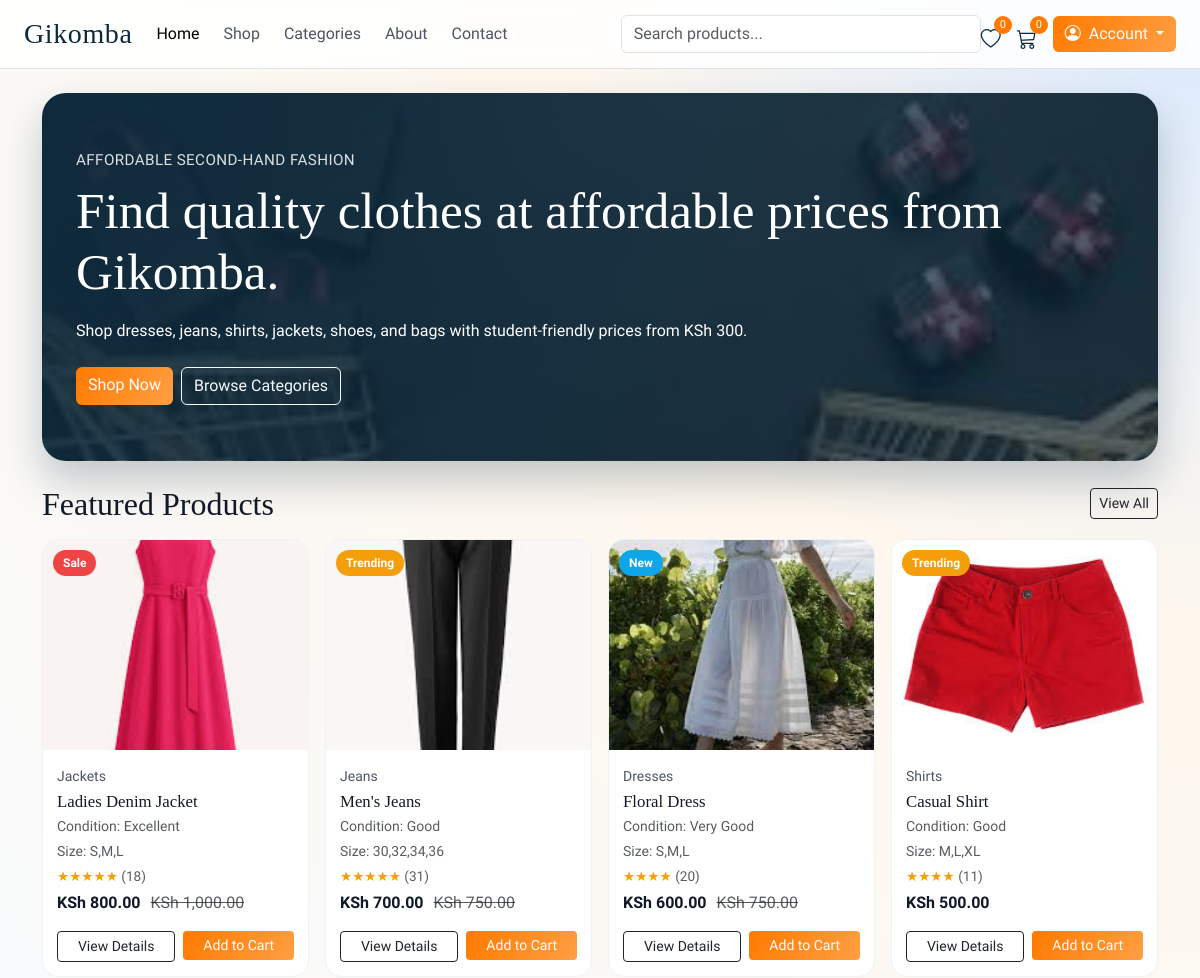
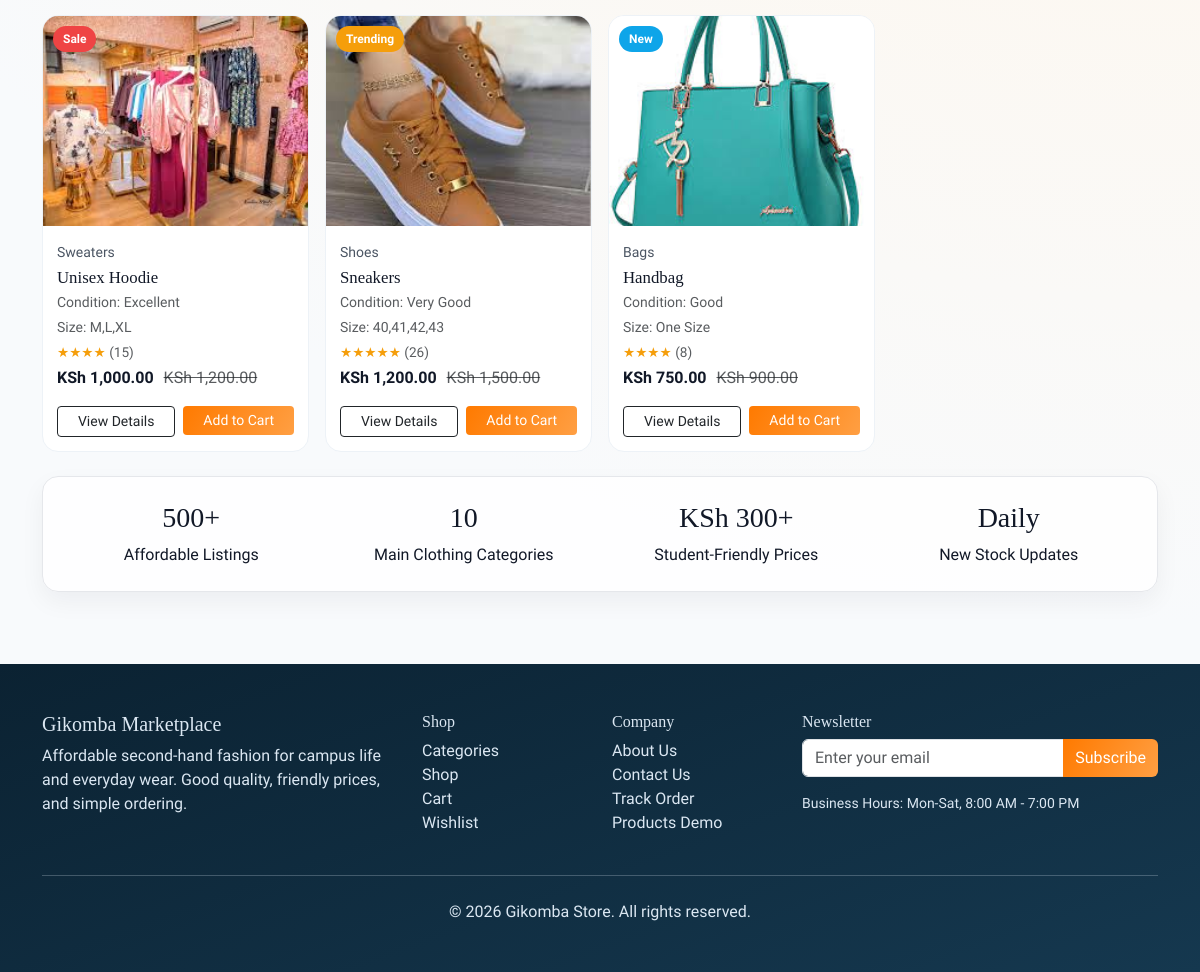
The page / on the database its author committed (2 pictures, top to bottom).
### tables this page shows
CREATE TABLE products (
    id BIGINT UNSIGNED AUTO_INCREMENT PRIMARY KEY,
    category_id BIGINT UNSIGNED NOT NULL,
    name VARCHAR(180) NOT NULL,
    slug VARCHAR(180) NOT NULL UNIQUE,
    description TEXT NULL,
    price DECIMAL(12,2) NOT NULL,
    discount_price DECIMAL(12,2) NULL,
    stock INT NOT NULL DEFAULT 0,
    item_condition VARCHAR(30) NOT NULL DEFAULT 'Good',
    sizes VARCHAR(255) NULL,
    colors VARCHAR(255) NULL,
    badge ENUM('New', 'Sale', 'Trending') DEFAULT 'Trending',
    rating DECIMAL(3,2) NOT NULL DEFAULT 4.50,
    review_count INT NOT NULL DEFAULT 0,
    image_primary VARCHAR(255) NOT NULL,
    image_secondary VARCHAR(255) NULL,
    image_tertiary VARCHAR(255) NULL,
    is_active TINYINT(1) NOT NULL DEFAULT 1,
    created_at DATETIME NOT NULL,
    updated_at DATETIME NOT NULL,
    CONSTRAINT fk_products_category FOREIGN KEY (category_id) REFERENCES categories(id) ON DELETE RESTRICT ON UPDATE CASCADE
);

CREATE TABLE categories (
    id BIGINT UNSIGNED AUTO_INCREMENT PRIMARY KEY,
    name VARCHAR(120) NOT NULL UNIQUE,
    slug VARCHAR(120) NOT NULL UNIQUE,
    description TEXT NULL,
    created_at DATETIME NOT NULL,
    updated_at DATETIME NOT NULL
);

### index.php (called while the page is built, shortened)
<?php
require_once __DIR__ . '/app/bootstrap.php';
$page = trim((string) ($_GET['page'] ?? 'home'));
function render_page(string $view, array $data = []): void
{
    extract($data, EXTR_SKIP);
    require __DIR__ . '/app/views/layouts/header.php';
    require __DIR__ . '/app/views/pages/' . $view . '.php';
    require __DIR__ . '/app/views/layouts/footer.php';
}
function fallback_products(): array
{
    return [
        ['id' => 1, 'name' => 'Ladies Denim Jacket', 'slug' => 'ladies-denim-jacket', 'price' => 1000, 'discount_price' => 800, 'image_primary' => 'dress.jpg', 'category_name' => 'Jackets', 'description' => 'Clean second-hand denim jacket from Gikomba.', 'badge' => 'Sale', 'rating' => 4.3, 'review_count' => 18, 'stock' => 8, 'sizes' => 'S,M,L', 'colors' => 'Blue,Navy', 'item_condition' => 'Excellent'],
        ['id' => 2, 'name' => "Men\'s Jeans", 'slug' => 'mens-jeans', 'price' => 750, 'discount_price' => 700, 'image_primary' => 'trouser.jpg', 'category_name' => 'Jeans', 'description' => 'Affordable straight-fit jeans in good condition.', 'badge' => 'Trending', 'rating' => 4.6, 'review_count' => 37, 'stock' => 12, 'sizes' => '30,32,34,36', 'colors' => 'Blue,Black', 'item_condition' => 'Good'],
        ['id' => 3, 'name' => 'Floral Dress', 'slug' => 'floral-dress', 'price' => 750, 'discount_price' => 600, 'image_primary' => 'skirt.jpg', 'category_name' => 'Dresses', 'description' => 'Light floral dress, perfect for casual events.', 'badge' => 'New', 'rating' => 4.4, 'review_count' => 20, 'stock' => 5, 'sizes' => 'S,M,L', 'colors' => 'Pink,White', 'item_condition' => 'Very Good'],
        ['id' => 4, 'name' => 'Casual Shirt', 'slug' => 'casual-shirt', 'price' => 500, 'discount_price' => null, 'image_primary' => 'shorts.jpg', 'category_name' => 'Shirts', 'description' => 'Soft cotton shirt with neat stitching.', 'badge' => 'Trending', 'rating' => 4.1, 'review_count' => 10, 'stock' => 9, 'sizes' => 'M,L,XL', 'colors' => 'White,Checked', 'item_condition' => 'Good'],
        ['id' => 5, 'name' => 'Unisex Hoodie', 'slug' => 'unisex-hoodie', 'price' => 1200, 'discount_price' => 1000, 'image_primary' => 'clothes.jpg', 'category_name' => 'Sweaters', 'description' => 'Warm hoodie for cool evenings and campus wear.', 'badge' => 'Sale', 'rating' => 4.5, 'review_count' => 28, 'stock' => 6, 'sizes' => 'M,L,XL', 'colors' => 'Grey,Black', 'item_condition' => 'Excellent'],
    ];
}
function cart_totals(array $items): array
{
    return compact('subtotal', 'shipping', 'vat', 'total');
}
$productModel = null;
$categoryModel = null;
$feedbackModel = null;
$dbAvailable = true;
try {
    $productModel = new ProductModel();
    $categoryModel = new CategoryModel();
    $feedbackModel = new FeedbackModel();
} catch (Throwable $throwable) {
    $dbAvailable = false;
    flash_message('warning', 'Database is not connected yet. Run database/schema.sql then update app/config/database.php.');
}
$products = fallback_products();
$totalProducts = count($products);
if ($dbAvailable && $productModel) {
    try {
        $pageNumber = max(1, (int) ($_GET['p'] ?? 1));
        $perPage = 12;
        $offset = ($pageNumber - 1) * $perPage;
        $products = $productModel->all($perPage, $offset);
        $totalProducts = $productModel->countAll();
    } catch (Throwable $throwable) {
        $products = fallback_products();
        $totalProducts = count($products);
    }
}
$cartItems = [];
$wishlistItems = [];
$cartCount = 0;
$wishlistCount = 0;
$selectedProduct = null;
$productReviews = [];
$totals = cart_totals($cartItems);
$currentOrder = null;
$userOrders = [];
$userAddresses = [];
$categories = [];
$adminProducts = [];
$adminCategories = [];
$adminOrders = [];
$adminCustomers = [];
$feedbackEntries = [];
$adminRecentOrders = [];
$adminRecentCustomers = [];
$adminPopularProducts = [];
$selectedAdminCustomer = null;
$selectedAdminCustomerOrders = [];
$selectedAdminOrder = null;
$adminSearch = trim((string) ($_GET['q'] ?? ''));
$adminSection = trim((string) ($_GET['section'] ?? 'dashboard'));
$adminStats = [
    'total_customers' => 0,
    'total_products' => 0,
    'total_orders' => 0,
    'pending_orders' => 0,
    'completed_orders' => 0,
    'total_sales' => 0,
    'customers' => 0,
    'orders' => 0,
    'revenue' => 0,
    'low_stock_items' => 0,
    'feedback_total' => 0,
];
if ($dbAvailable && $categoryModel) {
    $categories = $categoryModel->all();
}
if ($dbAvailable && $feedbackModel) {
    $feedbackEntries = $feedbackModel->all(12);
}
$viewData = [
    'products' => $products,
    'totalProducts' => $totalProducts,
    'pageNumber' => max(1, (int) ($_GET['p'] ?? 1)),
    'perPage' => 12,
    'selectedProduct' => $selectedProduct,
    'productReviews' => $productReviews,
    'cartItems' => $cartItems,
    'wishlistItems' => $wishlistItems,
    'categories' => $categories,
    'userOrders' => $userOrders,
    'userAddresses' => $userAddresses,
    'adminProducts' => $adminProducts,
    'adminCategories' => $adminCategories,
    'adminOrders' => $adminOrders,
    'adminCustomers' => $adminCustomers,
    'adminRecentOrders' => $adminRecentOrders,
    'adminRecentCustomers' => $adminRecentCustomers,
    'adminPopularProducts' => $adminPopularProducts,
    'selectedAdminCustomer' => $selectedAdminCustomer,
    'selectedAdminCustomerOrders' => $selectedAdminCustomerOrders,
    'selectedAdminOrder' => $selectedAdminOrder,
    'adminSection' => $adminSection,
    'adminSearch' => $adminSearch,
    'feedbackEntries' => $feedbackEntries,
    'adminStats' => $adminStats,
    'totals' => $totals,
    'cartCount' => $cartCount,
    'wishlistCount' => $wishlistCount,
    'currentOrder' => $currentOrder,
    'authUser' => auth_user(),
];
$routes = [
    'home' => ['view' => 'home', 'title' => 'Home', 'active' => 'home'],
    'shop' => ['view' => 'categories', 'title' => 'Shop', 'active' => 'shop'],
    'categories' => ['view' => 'categories', 'title' => 'Categories', 'active' => 'categories'],
    'product' => ['view' => 'product', 'title' => 'Product Details', 'active' => 'categories'],
    'cart' => ['view' => 'cart', 'title' => 'Shopping Cart', 'active' => 'categories'],
    'checkout' => ['view' => 'checkout', 'title' => 'Checkout', 'active' => 'categories'],
    'payment' => ['view' => 'payment', 'title' => 'Payment', 'active' => 'categories'],
    'order-success' => ['view' => 'order-success', 'title' => 'Order Confirmed', 'active' => 'categories'],
    'tracking' => ['view' => 'tracking', 'title' => 'Track Order', 'active' => 'categories'],
    'login' => ['view' => 'login', 'title' => 'Login', 'active' => 'login'],
    'admin-login' => ['view' => 'login', 'title' => 'Admin Login', 'active' => 'login'],
    'register' => ['view' => 'register', 'title' => 'Register', 'active' => 'login'],
    'dashboard' => ['view' => 'dashboard', 'title' => 'Dashboard', 'active' => 'dashboard'],
    'orders' => ['view' => 'orders', 'title' => 'My Orders', 'active' => 'dashboard'],
    'wishlist' => ['view' => 'wishlist', 'title' => 'Wishlist', 'active' => 'dashboard'],
    'addresses' => ['view' => 'addresses', 'title' => 'Addresses', 'active' => 'dashboard'],
    'profile' => ['view' => 'profile', 'title' => 'Profile', 'active' => 'dashboard'],
    'admin' => ['view' => 'admin', 'title' => 'Admin Dashboard', 'active' => 'dashboard'],
    'about' => ['view' => 'about', 'title' => 'About Us', 'active' => 'about'],
    'contact' => ['view' => 'contact', 'title' => 'Contact Us', 'active' => 'contact'],
];
$route = $routes[$page] ?? $routes['home'];
$viewData['pageTitle'] = $route['title'];
$viewData['activePage'] = $route['active'];
render_page($route['view'], $viewData);

### app/bootstrap.php (called while the page is built, shortened)
<?php
require_once __DIR__ . '/helpers.php';
spl_autoload_register(static function (string $class): void {
    $prefix = 'App\\';
    $baseDir = __DIR__ . '/';
    $relativeClass = substr($class, strlen($prefix));
    $file = $baseDir . str_replace('\\', '/', $relativeClass) . '.php';
});

### app/config/database.php (called while the page is built, shortened)
<?php
return [
    'host' => '127.0.0.1',
    'port' => 3306,
    'database' => 'gikomba_store',
    'username' => 'root',
    'password' => '',
    'charset' => 'utf8mb4',
];

### app/models/Database.php (called while the page is built, shortened)
<?php
class Database
{
    private static ?PDO $pdo = null;
    public static function getConnection(): PDO
    {
        if (self::$pdo instanceof PDO) {
            return self::$pdo;
        }
        $config = require __DIR__ . '/../config/database.php';
        $dsn = sprintf(
            'mysql:host=%s;port=%d;dbname=%s;charset=%s',
            $config['host'],
            $config['port'],
            $config['database'],
            $config['charset']
        );
        try {
            self::$pdo = new PDO($dsn, $config['username'], $config['password'], [
                PDO::ATTR_ERRMODE => PDO::ERRMODE_EXCEPTION,
                PDO::ATTR_DEFAULT_FETCH_MODE => PDO::FETCH_ASSOC,
                PDO::ATTR_EMULATE_PREPARES => false,
            ]);
        } catch (PDOException $exception) {
            throw new PDOException('Database connection failed: ' . $exception->getMessage());
        }
        return self::$pdo;
    }
}

### app/models/BaseModel.php (called while the page is built, shortened)
<?php
abstract class BaseModel
{
    public function __construct()
    {
        $this->db = Database::getConnection();
    }
}

### app/models/ProductModel.php (called while the page is built, shortened)
<?php
class ProductModel extends BaseModel
{
    public function all(int $limit = 24, int $offset = 0): array
    {
        $stmt = $this->db->prepare('SELECT p.*, c.name AS category_name FROM products p INNER JOIN categories c ON c.id = p.category_id ORDER BY p.created_at DESC LIMIT :limit OFFSET :offset');
        $stmt->bindValue(':limit', $limit, \PDO::PARAM_INT);
        $stmt->bindValue(':offset', $offset, \PDO::PARAM_INT);
        $stmt->execute();
        return $stmt->fetchAll();
    }
}

### app/helpers.php (called while the page is built, shortened)
<?php
function config(string $key, mixed $default = null): mixed
{
    static $config = null;
    if ($config === null) {
        $config = require __DIR__ . '/config/config.php';
    }
    return $config[$key] ?? $default;
}
function e(string $value): string
{
    return htmlspecialchars($value, ENT_QUOTES, 'UTF-8');
}
function format_money(float $amount): string
{
    return config('currency', 'KES') . ' ' . number_format($amount, 2);
}

### app/config/config.php (called while the page is built, shortened)
<?php
return [
    'app_name' => 'Gikomba',
    'base_url' => '/',
    'env' => 'development',
    'timezone' => 'Africa/Nairobi',
    'currency' => 'KSh',
    'vat_rate' => 0.16,
    'shipping_fee' => 250.00,
    'support_email' => 'support@gikombastore.test',
    'from_email' => 'noreply@gikombastore.test',
    'from_name' => 'Gikomba Store',
];

### app/views/components/product-card.php (the view, shortened to what this page needs)
<?php
$product = $product ?? [];
$price = (float) ($product['price'] ?? 0);
$discountPrice = isset($product['discount_price']) && $product['discount_price'] !== null ? (float) $product['discount_price'] : null;
$effectivePrice = $discountPrice ?: $price;
$badge = $product['badge'] ?? 'Trending';
$rating = (float) ($product['rating'] ?? 4.5);
$reviewCount = (int) ($product['review_count'] ?? 0);
$condition = trim((string) ($product['item_condition'] ?? 'Good'));
$sizes = trim((string) ($product['sizes'] ?? 'One Size'));
$category = trim((string) ($product['category_name'] ?? 'General'));
?>
<div class="col-sm-6 col-lg-4 col-xl-3">
    <article class="product-card h-100"
        data-name="<?= e(strtolower((string) ($product['name'] ?? ''))) ?>"
        data-category="<?= e(strtolower($category)) ?>"
        data-price="<?= (float) $effectivePrice ?>"
        data-size="<?= e(strtolower($sizes)) ?>"
        data-condition="<?= e(strtolower($condition)) ?>">
        <div class="product-badge badge-<?= strtolower(e($badge)) ?>"><?= e($badge) ?></div>
        <a href="index.php?page=product&id=<?= (int) $product['id'] ?>" class="product-image-wrap">
            <img src="<?= e($product['image_primary'] ?? 'images.jpg') ?>" class="product-image" loading="lazy" alt="<?= e($product['name'] ?? 'Product') ?>">
        </a>
        <div class="product-body">
            <small class="product-category"><?= e($category) ?></small>
            <h3 class="product-title"><a href="index.php?page=product&id=<?= (int) $product['id'] ?>"><?= e($product['name'] ?? 'Item') ?></a></h3>
            <p class="mb-1 text-muted small">Condition: <?= e($condition) ?></p>
            <p class="mb-1 text-muted small">Size: <?= e($sizes) ?></p>
            <div class="product-rating">
                <span class="stars"><?= str_repeat('★', (int) round($rating)) ?></span>
                <span class="text-muted">(<?= $reviewCount ?>)</span>
            </div>
            <div class="product-price">
                <strong><?= format_money($effectivePrice) ?></strong>
                <?php if ($discountPrice): ?>
                    <span class="text-muted text-decoration-line-through"><?= format_money($price) ?></span>
                <?php endif; ?>
            </div>
            <div class="d-flex gap-2 mt-3">
                <a href="index.php?page=product&id=<?= (int) $product['id'] ?>" class="btn btn-outline-dark btn-sm flex-fill">View Details</a>
                <form method="post" action="index.php?page=cart&action=add" class="flex-fill add-to-cart-form" data-product-id="<?= (int) $product['id'] ?>" data-product-name="<?= e((string) ($product['name'] ?? 'Product')) ?>">
                    <button class="btn btn-accent btn-sm w-100" type="submit">Add to Cart</button>
                </form>
            </div>
        </div>
    </article>
</div>

### app/views/pages/home.php
<?php $products = $products ?? []; ?>
<section class="hero-banner mb-4">
    <p class="hero-subtitle mb-2">Affordable Second-Hand Fashion</p>
    <h1 class="hero-title mb-3">Find quality clothes at affordable prices from Gikomba.</h1>
    <p class="mb-4">Shop dresses, jeans, shirts, jackets, shoes, and bags with student-friendly prices from KSh 300.</p>
    <div class="d-flex gap-2 flex-wrap">
        <a href="index.php?page=shop" class="btn btn-accent">Shop Now</a>
        <a href="index.php?page=categories" class="btn btn-outline-light">Browse Categories</a>
    </div>
</section>
<section class="mb-4">
    <div class="d-flex justify-content-between align-items-center mb-3">
        <h2 class="mb-0">Featured Products</h2>
        <a href="index.php?page=shop" class="btn btn-sm btn-outline-dark">View All</a>
    </div>
    <div class="row g-3">
        <?php foreach (array_slice($products, 0, 8) as $product): ?>
            <?php require __DIR__ . '/../components/product-card.php'; ?>
        <?php endforeach; ?>
    </div>
</section>
<section class="surface-card p-4">
    <div class="row g-4 text-center">
        <div class="col-md-3"><h3>500+</h3><p class="mb-0">Affordable Listings</p></div>
        <div class="col-md-3"><h3>10</h3><p class="mb-0">Main Clothing Categories</p></div>
        <div class="col-md-3"><h3>KSh 300+</h3><p class="mb-0">Student-Friendly Prices</p></div>
        <div class="col-md-3"><h3>Daily</h3><p class="mb-0">New Stock Updates</p></div>
    </div>
</section>

### rows shown on the page
products: badge "Sale", image_primary (picture), category.name "Jackets", name "Ladies Denim Jacket", item_condition "Excellent", sizes "S,M,L", rating "★★★★★", review_count "18", discount_price "KSh 800.00", price "KSh 1,000.00"
products: badge "Trending", image_primary (picture), category.name "Jeans", name "Men's Jeans", item_condition "Good", sizes "30,32,34,36", rating "★★★★★", review_count "31", discount_price "KSh 700.00", price "KSh 750.00"
products: badge "New", image_primary (picture), category.name "Dresses", name "Floral Dress", item_condition "Very Good", sizes "S,M,L", rating "★★★★", review_count "20", discount_price "KSh 600.00", price "KSh 750.00"
products: badge "Trending", image_primary (picture), category.name "Shirts", name "Casual Shirt", item_condition "Good", sizes "M,L,XL", rating "★★★★", review_count "11", price "KSh 500.00"
products: badge "Sale", image_primary (picture), category.name "Sweaters", name "Unisex Hoodie", item_condition "Excellent", sizes "M,L,XL", rating "★★★★", review_count "15", discount_price "KSh 1,000.00", price "KSh 1,200.00"
products: badge "Trending", image_primary (picture), category.name "Shoes", name "Sneakers", item_condition "Very Good", sizes "40,41,42,43", rating "★★★★★", review_count "26", discount_price "KSh 1,200.00", price "KSh 1,500.00"
products: badge "New", image_primary (picture), category.name "Bags", name "Handbag", item_condition "Good", sizes "One Size", rating "★★★★", review_count "8", discount_price "KSh 750.00", price "KSh 900.00"

### other values the page prints
$wishlistCount "0"
$cartCount "0"
